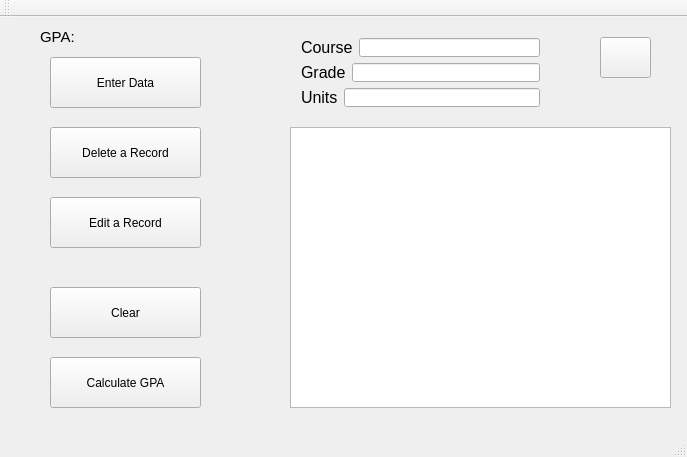
<?xml version="1.0" encoding="UTF-8"?>
<ui version="4.0">
 <class>MainWindow</class>
 <widget class="QMainWindow" name="MainWindow">
  <property name="geometry">
   <rect>
    <x>0</x>
    <y>0</y>
    <width>687</width>
    <height>457</height>
   </rect>
  </property>
  <property name="windowTitle">
   <string>MainWindow</string>
  </property>
  <widget class="QWidget" name="centralWidget">
   <widget class="QPushButton" name="pushButton_calculateGPA">
    <property name="geometry">
     <rect>
      <x>50</x>
      <y>340</y>
      <width>151</width>
      <height>51</height>
     </rect>
    </property>
    <property name="text">
     <string>Calculate GPA</string>
    </property>
   </widget>
   <widget class="QPushButton" name="pushButton_submitData">
    <property name="geometry">
     <rect>
      <x>50</x>
      <y>40</y>
      <width>151</width>
      <height>51</height>
     </rect>
    </property>
    <property name="text">
     <string>Enter Data</string>
    </property>
   </widget>
   <widget class="QPushButton" name="pushButton_clearFields">
    <property name="geometry">
     <rect>
      <x>50</x>
      <y>270</y>
      <width>151</width>
      <height>51</height>
     </rect>
    </property>
    <property name="text">
     <string>Clear</string>
    </property>
   </widget>
   <widget class="QPushButton" name="pushButton_deleteCourse">
    <property name="geometry">
     <rect>
      <x>50</x>
      <y>110</y>
      <width>151</width>
      <height>51</height>
     </rect>
    </property>
    <property name="text">
     <string>Delete a Record</string>
    </property>
   </widget>
   <widget class="QTableView" name="tableView_viewData">
    <property name="geometry">
     <rect>
      <x>290</x>
      <y>110</y>
      <width>381</width>
      <height>281</height>
     </rect>
    </property>
   </widget>
   <widget class="QWidget" name="layoutWidget">
    <property name="geometry">
     <rect>
      <x>290</x>
      <y>10</y>
      <width>261</width>
      <height>91</height>
     </rect>
    </property>
    <layout class="QVBoxLayout" name="verticalLayout">
     <item>
      <layout class="QHBoxLayout" name="horizontalLayout_courseName">
       <item>
        <widget class="QLabel" name="label_courseName">
         <property name="text">
          <string>&lt;html&gt;&lt;head/&gt;&lt;body&gt;&lt;p&gt;&lt;span style=&quot; font-size:12pt;&quot;&gt;Course&lt;/span&gt;&lt;/p&gt;&lt;/body&gt;&lt;/html&gt;</string>
         </property>
        </widget>
       </item>
       <item>
        <widget class="QLineEdit" name="lineEdit_courseName"/>
       </item>
      </layout>
     </item>
     <item>
      <layout class="QHBoxLayout" name="horizontalLayout_grade">
       <item>
        <widget class="QLabel" name="label_grade">
         <property name="text">
          <string>&lt;html&gt;&lt;head/&gt;&lt;body&gt;&lt;p&gt;&lt;span style=&quot; font-size:12pt;&quot;&gt;Grade&lt;/span&gt;&lt;/p&gt;&lt;/body&gt;&lt;/html&gt;</string>
         </property>
        </widget>
       </item>
       <item>
        <widget class="QLineEdit" name="lineEdit_grade"/>
       </item>
      </layout>
     </item>
     <item>
      <layout class="QHBoxLayout" name="horizontalLayout_units">
       <item>
        <widget class="QLabel" name="label_units">
         <property name="text">
          <string>&lt;html&gt;&lt;head/&gt;&lt;body&gt;&lt;p&gt;&lt;span style=&quot; font-size:12pt;&quot;&gt;Units&lt;/span&gt;&lt;/p&gt;&lt;/body&gt;&lt;/html&gt;</string>
         </property>
        </widget>
       </item>
       <item>
        <widget class="QLineEdit" name="lineEdit_units"/>
       </item>
      </layout>
     </item>
    </layout>
   </widget>
   <widget class="QPushButton" name="pushButton_refresh">
    <property name="geometry">
     <rect>
      <x>600</x>
      <y>20</y>
      <width>51</width>
      <height>41</height>
     </rect>
    </property>
    <property name="text">
     <string/>
    </property>
    <property name="icon">
     <iconset resource="myresources.qrc">
      <normaloff>:/myIcons/freeIcons/refresh.png</normaloff>:/myIcons/freeIcons/refresh.png</iconset>
    </property>
    <property name="iconSize">
     <size>
      <width>50</width>
      <height>50</height>
     </size>
    </property>
    <property name="checkable">
     <bool>false</bool>
    </property>
   </widget>
   <widget class="QLabel" name="label_gpa">
    <property name="geometry">
     <rect>
      <x>110</x>
      <y>10</y>
      <width>111</width>
      <height>21</height>
     </rect>
    </property>
    <property name="text">
     <string/>
    </property>
   </widget>
   <widget class="QLabel" name="label">
    <property name="geometry">
     <rect>
      <x>40</x>
      <y>10</y>
      <width>47</width>
      <height>21</height>
     </rect>
    </property>
    <property name="text">
     <string>&lt;html&gt;&lt;head/&gt;&lt;body&gt;&lt;p&gt;&lt;span style=&quot; font-size:11pt;&quot;&gt;GPA:&lt;/span&gt;&lt;/p&gt;&lt;/body&gt;&lt;/html&gt;</string>
    </property>
   </widget>
   <widget class="QPushButton" name="pushButton_editCourse">
    <property name="geometry">
     <rect>
      <x>50</x>
      <y>180</y>
      <width>151</width>
      <height>51</height>
     </rect>
    </property>
    <property name="text">
     <string>Edit a Record</string>
    </property>
   </widget>
  </widget>
  <widget class="QMenuBar" name="menuBar">
   <property name="geometry">
    <rect>
     <x>0</x>
     <y>0</y>
     <width>687</width>
     <height>21</height>
    </rect>
   </property>
  </widget>
  <widget class="QToolBar" name="mainToolBar">
   <attribute name="toolBarArea">
    <enum>TopToolBarArea</enum>
   </attribute>
   <attribute name="toolBarBreak">
    <bool>false</bool>
   </attribute>
  </widget>
  <widget class="QStatusBar" name="statusBar"/>
 </widget>
 <layoutdefault spacing="6" margin="11"/>
 <resources>
  <include location="myresources.qrc"/>
 </resources>
 <connections/>
</ui>
